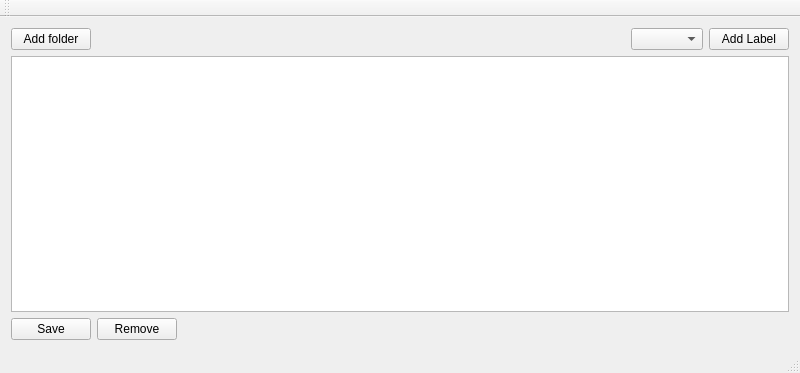
<?xml version="1.0" encoding="UTF-8"?>
<ui version="4.0">
 <class>MainWindow</class>
 <widget class="QMainWindow" name="MainWindow">
  <property name="geometry">
   <rect>
    <x>0</x>
    <y>0</y>
    <width>800</width>
    <height>373</height>
   </rect>
  </property>
  <property name="windowTitle">
   <string>MainWindow</string>
  </property>
  <widget class="QWidget" name="centralWidget">
   <layout class="QGridLayout" name="gridLayout">
    <item row="1" column="1" colspan="5">
     <widget class="QGraphicsView" name="graphicsView"/>
    </item>
    <item row="0" column="3">
     <spacer name="horizontalSpacer">
      <property name="orientation">
       <enum>Qt::Horizontal</enum>
      </property>
      <property name="sizeHint" stdset="0">
       <size>
        <width>40</width>
        <height>20</height>
       </size>
      </property>
     </spacer>
    </item>
    <item row="0" column="5">
     <widget class="QPushButton" name="addLabelButton">
      <property name="text">
       <string>Add Label</string>
      </property>
     </widget>
    </item>
    <item row="0" column="4">
     <widget class="QComboBox" name="comboBox"/>
    </item>
    <item row="0" column="1">
     <widget class="QPushButton" name="addFolderButton">
      <property name="text">
       <string>Add folder</string>
      </property>
     </widget>
    </item>
    <item row="2" column="1">
     <widget class="QPushButton" name="saveButton">
      <property name="text">
       <string>Save</string>
      </property>
     </widget>
    </item>
    <item row="2" column="2">
     <widget class="QPushButton" name="removeButton">
      <property name="text">
       <string>Remove</string>
      </property>
     </widget>
    </item>
   </layout>
  </widget>
  <widget class="QMenuBar" name="menuBar">
   <property name="geometry">
    <rect>
     <x>0</x>
     <y>0</y>
     <width>800</width>
     <height>22</height>
    </rect>
   </property>
  </widget>
  <widget class="QToolBar" name="mainToolBar">
   <attribute name="toolBarArea">
    <enum>TopToolBarArea</enum>
   </attribute>
   <attribute name="toolBarBreak">
    <bool>false</bool>
   </attribute>
  </widget>
  <widget class="QStatusBar" name="statusBar"/>
 </widget>
 <layoutdefault spacing="6" margin="11"/>
 <resources/>
 <connections/>
</ui>
